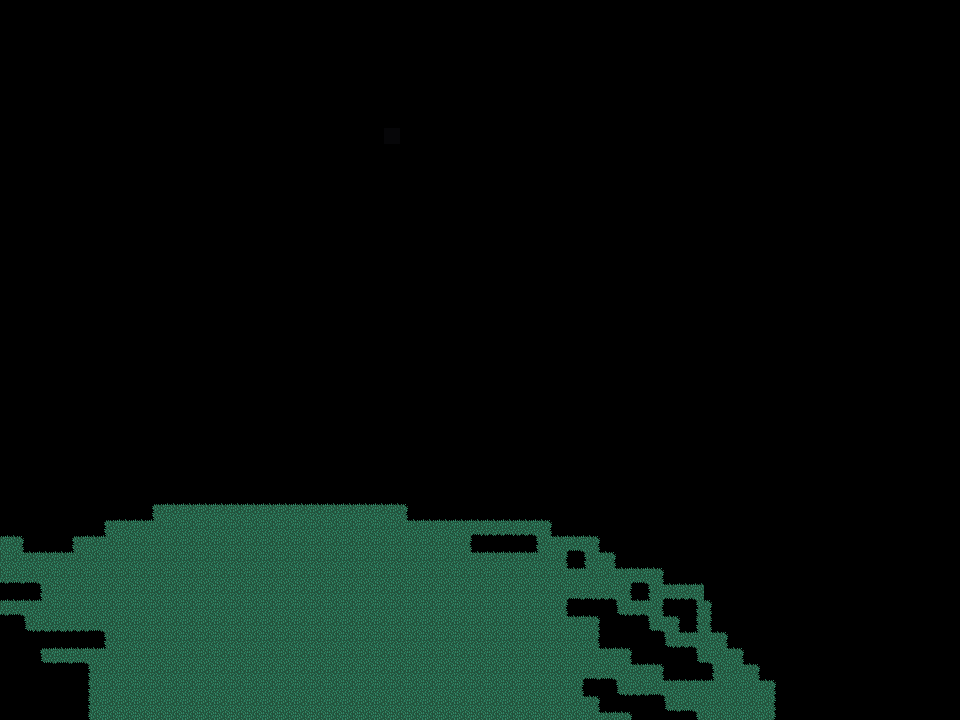

Rendered tile map (Tiled .tmx) drawn with the repository's tilesets; below, a short description and the map source with its tile grids summarised:
An orthogonal 60x45 tile map with 16x16 px tiles, 2 tile layers (Background, Foreground), 5 tilesets and 27 objects.

<map version="1.10" tiledversion="1.10.1" orientation="orthogonal" renderorder="right-down" width="60" height="45" tilewidth="16" tileheight="16" infinite="0" nextlayerid="11" nextobjectid="97">
 <editorsettings>
  <export target="wastetown..tmx" format="tmx" />
 </editorsettings>
 <tileset firstgid="1" source="../../../../common/maps/tileset/main.tsx" />
 <tileset firstgid="10113" source="../../../../common/maps/tileset/buildings.tsx" />
 <tileset firstgid="11905" source="../../../../common/maps/tileset/main-nocollide.tsx" />
 <tileset firstgid="22017" source="../../../../common/maps/tileset/dungeon/dungeon_bis.tsx" />
 <tileset firstgid="38401" source="../../../../common/maps/tileset/dungeon/dungeon_2.tsx" />
 <layer id="7" name="Background" width="60" height="45">
  <data>[2700 cells, 2700 non-empty, 3 distinct tile ids]</data>
 </layer>
 <layer id="9" name="Foreground" width="60" height="45">
  <data>[2700 cells, 2696 non-empty, 17 distinct tile ids]</data>
 </layer>
 <objectgroup id="4" name="Objects">
  <object id="53" template="../../obj/treasure.tx" x="120.5" y="177" />
  <object id="59" template="../../../../common/maps/obj/enemy.tx" x="317.667" y="195">
   <properties>
    <property name="enemy" value="Cave Spider" />
    <property name="threatRange" type="int" value="40" />
    <property name="waypoints" value="82,83" />
   </properties>
  </object>
  <object id="60" template="../../../../common/maps/obj/enemy.tx" x="383.5" y="267.833">
   <properties>
    <property name="enemy" value="Horror" />
    <property name="threatRange" type="int" value="10" />
    <property name="waypoints" value="89,90" />
   </properties>
  </object>
  <object id="61" template="../../../../common/maps/obj/enemy.tx" x="165.333" y="241">
   <properties>
    <property name="enemy" value="Skeleton" />
    <property name="threatRange" type="int" value="40" />
    <property name="waypoints" value="81,80,79,80,81,82" />
   </properties>
  </object>
  <object id="62" template="../../../../common/maps/obj/enemy.tx" x="441.5" y="199.5">
   <properties>
    <property name="enemy" value="Water Elemental" />
    <property name="threatRange" type="int" value="20" />
    <property name="waypoints" value="88,87" />
   </properties>
  </object>
  <object id="63" template="../../../../common/maps/obj/enemy.tx" x="649.5" y="190">
   <properties>
    <property name="enemy" value="Zombie" />
    <property name="threatRange" type="int" value="20" />
    <property name="waypoints" value="92,91" />
   </properties>
  </object>
  <object id="64" template="../../../../common/maps/obj/gold.tx" x="681" y="244" />
  <object id="65" template="../../../../common/maps/obj/gold.tx" x="498" y="322" />
  <object id="66" template="../../../../common/maps/obj/gold.tx" x="147" y="312" />
  <object id="71" template="../../../../common/maps/obj/door_left.tx" gid="2147494992" x="720" y="144" width="16" height="48" rotation="0">
   <properties>
    <property name="teleport" value="../RioEdited/maps/map/nahiri/nahiri.tmx" />
    <property name="teleportObjectId" value="79" />
   </properties>
  </object>
  <object id="74" template="../../../../common/maps/obj/manashards.tx" x="520" y="263" />
  <object id="75" template="../../../../common/maps/obj/manashards.tx" x="484" y="321" />
  <object id="76" template="../../../../common/maps/obj/manashards.tx" x="152" y="298" />
  <object id="77" template="../../../../common/maps/obj/manashards.tx" x="165" y="101" />
  <object id="78" template="../../obj/booster.tx" x="50.6667" y="338">
   <properties>
    <property name="reward">[{"editions":["DMU","BRO","NEO","MID","VOW","SNC","ONE","MOM","MAT","WOE","AFR"],"type":"card","count":10,"rarity":["Common"]},{"editions":["DMU","BRO","NEO","MID","VOW","SNC","ONE","MOM","MAT","WOE","AFR"],"type":"card","count":3,"rarity":["Uncommon"]},{"editions":["DMU","BRO","NEO","MID","VOW","SNC","ONE","MOM","MAT","WOE","AFR"],"type":"card","count":3,"rarity":["Rare","Mythic Rare"]}]</property>
   </properties>
  </object>
  <object id="79" template="../../../../common/maps/obj/waypoint.tx" x="122" y="296" />
  <object id="80" template="../../../../common/maps/obj/waypoint.tx" x="120.667" y="262" />
  <object id="81" template="../../../../common/maps/obj/waypoint.tx" x="142.667" y="238" />
  <object id="82" template="../../../../common/maps/obj/waypoint.tx" x="302.667" y="231.333" />
  <object id="83" template="../../../../common/maps/obj/waypoint.tx" x="320" y="170.667" />
  <object id="87" template="../../../../common/maps/obj/waypoint.tx" x="387.333" y="204.667" />
  <object id="88" template="../../../../common/maps/obj/waypoint.tx" x="558" y="201.333" />
  <object id="89" template="../../../../common/maps/obj/waypoint.tx" x="405.333" y="270" />
  <object id="90" template="../../../../common/maps/obj/waypoint.tx" x="357.333" y="262.667" />
  <object id="91" template="../../../../common/maps/obj/waypoint.tx" x="652.667" y="225.333" />
  <object id="92" template="../../../../common/maps/obj/waypoint.tx" x="642" y="146" />
  <object id="96" template="../../../../common/maps/obj/door_down.tx" x="40.3333" y="388.333">
   <properties>
    <property name="direction" value="left" />
    <property name="teleport" value="../RioEdited/maps/map/nahiri/nahiri.tmx" />
    <property name="teleportObjectId" value="106" />
   </properties>
  </object>
 </objectgroup>
</map>
